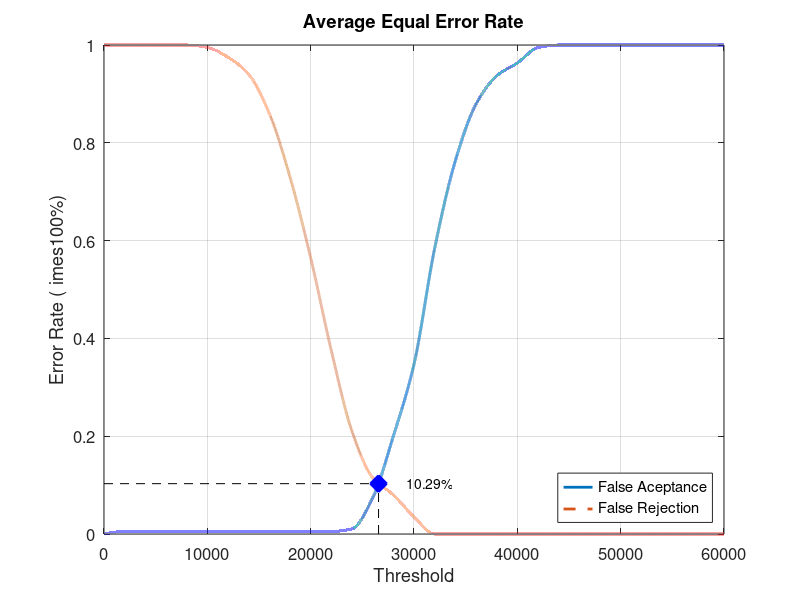
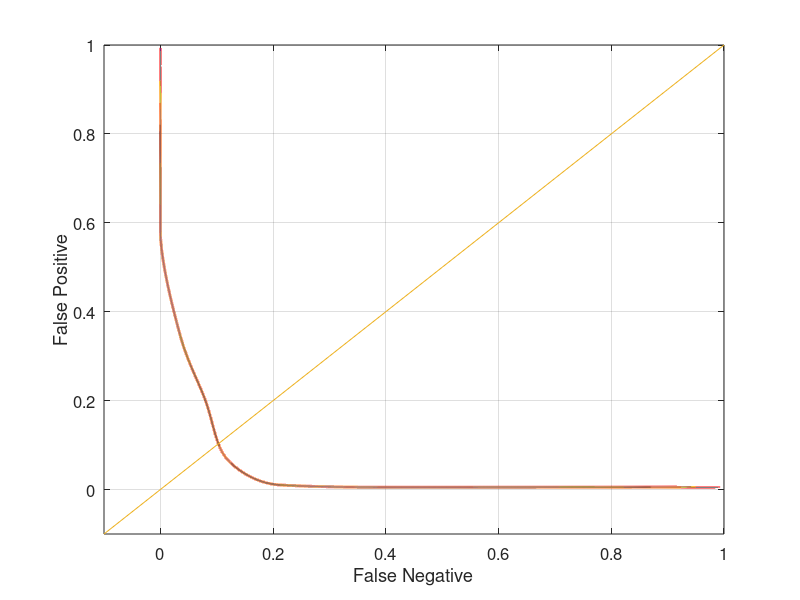

Write MATLAB code to recreate these figures, in order.
close all;
clear;
clc;
x = 0:2000:60000;
xq = 0:0.5:60000;

y0 = [0 0.00526316 0.00526316 0.00526316 0.00526316 0.00526316 0.00526316 0.00526316 0.00526316 0.00526316 0.00526316 0.00526316 0.0105263 0.0736842 0.2 0.347368 0.584211 0.763158 0.878947 0.936842 0.963158 0.994737 1 1 1 1 1 1 1 1 1]
yy0 = interp1(x, y0, xq, 'pchip');
y1 = [1 1 1 1 1 0.995 0.975 0.94 0.86 0.73 0.565 0.375 0.21 0.115 0.08 0.035 0 0 0 0 0 0 0 0 0 0 0 0 0 0 0]
yy1 = interp1(x, y1, xq, 'pchip');

% Calculating EER: 
y2 = abs(y0 - y1);
find(y2 == min(y2))
yy2 = abs(yy0 - yy1);
xEER = find(yy2 == min(yy2));
xEERIndex = xq(xEER) % X-axis EER
yEER = yy0(xEER) % Y-axis EER

main = figure
plot(xq, yy0,'-','LineWidth', 2);	hold on
plot(xq, yy1,'--','LineWidth', 2);	hold on
plot([xEERIndex xEERIndex], [0 yEER], 'k--');	hold on
plot([0 xEERIndex], [yEER yEER], 'k--');	hold on
plot(xEERIndex, yEER, 'bx', 'LineWidth', 10);	hold on
text(xEERIndex + 10 * xEERIndex / 100, yEER, [num2str(round((10000 * yEER)) / 100) '%'])
legend('False Aceptance', 'False Rejection', 'Location', 'SouthEast')
xlabel('Threshold')
ylabel('Error Rate (	imes100%)')
title('Average Equal Error Rate')
set(gca, 'FontSize', 12)
axis([0 60000 0 1])
grid on

print(main, 'Database5_4Main', '-dpng');
FNRxFPR = figure('Color', [1 1 1]);
plot(yy1, yy0, '-', yy1, yy0, 'LineWidth', 2);
hold on
y = -0.1:0.1:1
plot(y, y); 
set(gca, 'FontSize', 12)
xlabel('False Negative')
ylabel('False Positive')
axis([-0.1 1 -0.1 1])
set(gca, 'FontSize', 12)
grid on

print(FNRxFPR, 'Database5_4FNRxFPR','-dpng');
